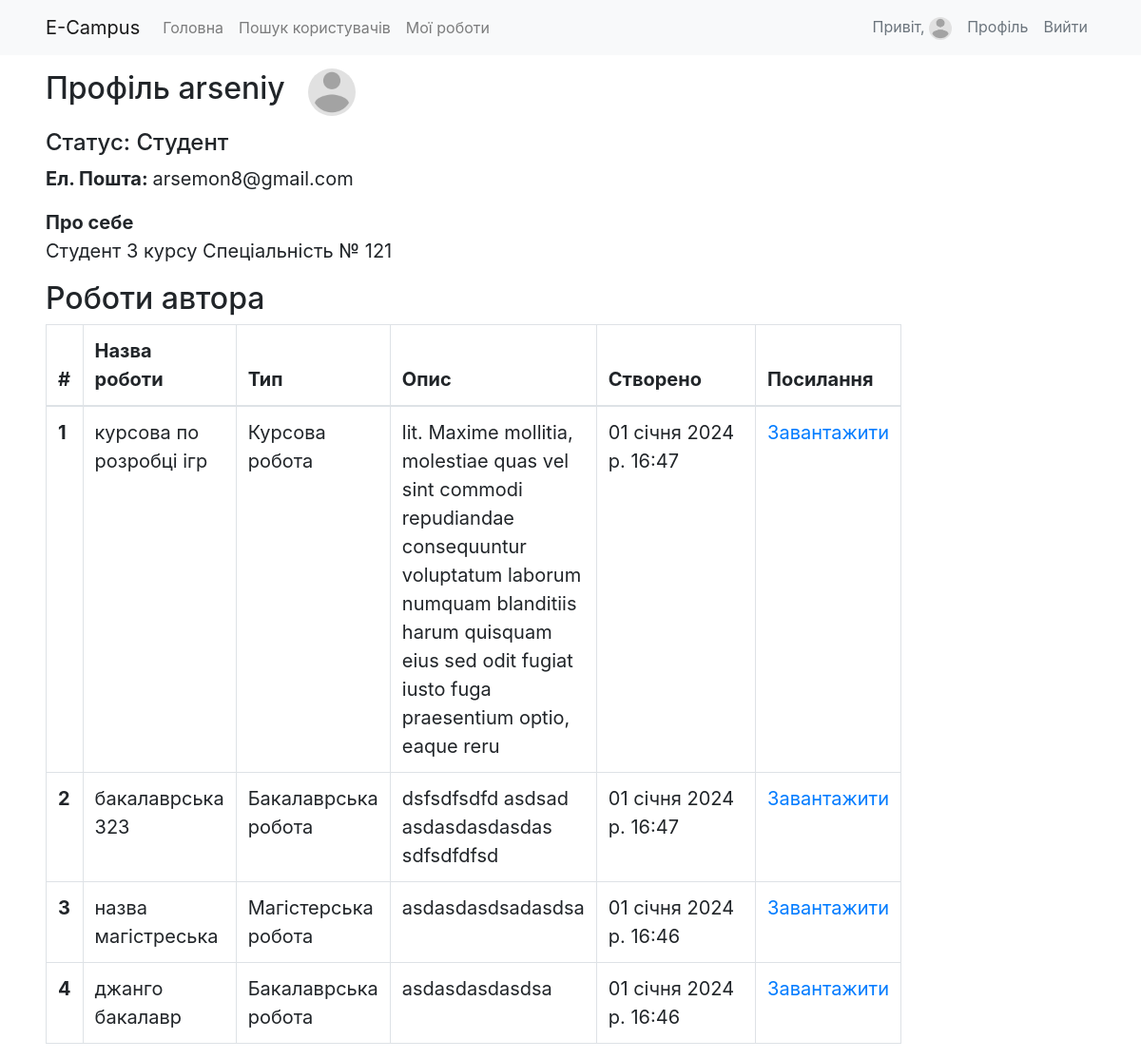
The page /sign/profile/6 (signed in) on the database its author committed.
### authentication/models.py (models this page shows, shortened)
class User(AbstractUser):
    username = models.CharField(
        max_length=40,
        help_text="Required. 40 characters or fewer. Letters, digits and @/./+/-/_ only.",
        error_messages={
            "unique": "A user with that username already exists.",
        },
    )
    email = models.EmailField(unique=True)
    CAMPUS_TYPE_CHOICES = (
        ('teacher', 'Викладач'),
        ('student', 'Студент'),
    )
    def file_size_validator(image: models.ImageField):
        """
        Function that checks whether file size not exceed the limit
        :param image: django.db.models.ImageField, user's image
        :return: None, ValidationError if image size exceeds the limit
        """
        file_size = image.file.size
        megabyte_limit = 2.5
        if file_size > megabyte_limit * 1024 * 1024:
            raise ValidationError(f"File size should be {megabyte_limit} Mb")
    photo = models.ImageField(upload_to='avatars', validators=[
        FileExtensionValidator(allowed_extensions=['jpg', 'jpeg', 'png']),
        file_size_validator])
    campus_type = models.CharField(max_length=8, choices=CAMPUS_TYPE_CHOICES, default='student')
    bio = models.TextField(blank=True, null=True)
    USERNAME_FIELD = 'email'
    objects = CustomUserManager()
    REQUIRED_FIELDS = []

### campus_app/models.py (models this page shows, shortened)
class Article(models.Model):
    ARTICLE_TYPE_CHOICES = (
        ('laba', "Лабораторна робота"),
        ('kursova', "Курсова робота"),
        ('bach_diplom', "Бакалаврська робота"),
        ('mag_diplom', "Магістерська робота"),
    )
    name = models.CharField(max_length=256, blank=True)
    user = models.ForeignKey(settings.AUTH_USER_MODEL, on_delete=models.CASCADE)
    def file_size_validator(file: models.FileField):
        """
        Function that checks whether file size not exceed the limit
        :param image: django.db.models.ImageField, user's image
        :return: None, ValidationError if image size exceeds the limit
        """
        file_size = file.file.size
        megabyte_limit = 10
        if file_size > megabyte_limit * 1024 * 1024:
            raise ValidationError(f"File size should be {megabyte_limit} Mb")
    file = models.FileField(upload_to="articles", validators=[FileExtensionValidator(
        allowed_extensions=['pdf', 'docx', 'doc']),
        file_size_validator])
    description = models.TextField(blank=True)
    type = models.CharField(max_length=64, choices=ARTICLE_TYPE_CHOICES, default='laba')
    created_at = models.DateTimeField(editable=False, auto_now_add=True)

### authentication/views.py (the view)
# urls.py: path('profile/<int:user_id>', views.profile_page, name="profile"),
def profile_page(request, user_id):
    user = User.objects.filter(id=user_id).first()
    user_articles = user.article_set.all()
    return render(request, 'authentication/profile.html', {'user': user, 'articles': user_articles})

### templates/authentication/profile.html (shortened to what this page needs)
{% extends 'base.html' %}
{% load static %}
{% block content %}
    {% include 'navbar.html' %}
    <div class="mx-5 w-75" style="font-size: 20px">
        <div class="d-flex align-items-center">
            <h2 class="py-3 mr-4">Профіль {{ user.username }}</h2>
            <img src="{{ user.photo.url }}" alt="Аватар" style="height: 50px; border-radius: 50%">
        </div>
        <h4 class="">Статус: {{ user.get_campus_type_display }}</h4>
        <div class="form-group">
            <strong>Ел. Пошта: </strong>
            {{ user.email }}
        </div>
        {% if user.bio %}
            <div class="form-group">
                <strong>Про себе</strong>
                <p>{{ user.bio }}</p>
            </div>
        {% endif %}
        <div class="mt-3">
            {% if articles %}
                <h2 class="mt-3">Роботи автора</h2>
                <table class="table table-responsive-md table-bordered">
                    <thead>
                    <tr>
                        <th scope="col">#</th>
                        <th scope="col">Назва роботи</th>
                        <th scope="col">Тип</th>
                        <th scope="col">Опис</th>
                        <th scope="col">Створено</th>
                        <th scope="col">Посилання</th>
                    </tr>
                    </thead>
                    <tbody id="data_sets_table">
                    {% if articles %}
                        {% for article in articles %}
                            <tr>
                                <th scope="row">{{ forloop.counter }}</th>
                                <td>{{ article.name }}</td>
                                <td>{{ article.get_type_display }}</td>
                                <td>{{ article.description }}</td>
                                <td style="width: 200px">{{ article.created_at }}</td>
                                <td><a target="_blank" href="{{ article.file.url }}">Завантажити</a></td>
                            </tr>
                        {% endfor %}
                    {% endif %}
                    </tbody>
                </table>
            {% else %}
                <h2 class="text-center py-4">Тут ще не має жодної роботи!</h2>
            {% endif %}
        </div>
    </div>
{% endblock %}

### templates/navbar.html (shortened to what this page needs)
<nav class="navbar navbar-expand-lg navbar-light bg-light px-5">
    <a class="navbar-brand" href="{% url 'main' %}">E-Campus</a>
    <div class="collapse navbar-collapse" id="navbarSupportedContent">
        <ul class="navbar-nav mr-auto">
            <li class="nav-item">
                <a class="nav-link" href="{% url 'main' %}">Головна</a>
            </li>
            <li class="nav-item">
                <a class="nav-link" href="{% url 'search_users' %}">Пошук користувачів</a>
            </li>
            {% if request.user.is_authenticated %}
            <li class="nav-item">
                <a class="nav-link" href="{% url 'articles_by_user' %}">Мої роботи</a>
            </li>
            {% endif %}
        </ul>
        {% if request.user.is_authenticated %}
            <ul class="navbar-nav my-2 my-lg-0">
                <li class="nav-item">
                <span class="nav-link text-muted" href="#">Привіт,
                <img  src="{{ request.user.photo.url }}" alt="Аватар" style="height: 24px; border-radius: 50%"></span>
                </li>
                  <li class="nav-item">
                    <a class="nav-link text-muted" href="{% url 'my_profile' %}">Профіль</a>
                </li>
                <li class="nav-item">
                    <a class="nav-link text-muted" href="{% url 'logout' %}">Вийти</a>
                </li>
            </ul>
        {% else %}
            <ul class="navbar-nav my-2 my-lg-0">
                <li class="nav-item">
                    <a class="nav-link text-muted" href="{% url 'login' %}">Авторизуватись</a>
                </li>
            </ul>
        {% endif %}
    </div>
</nav>

### rows shown on the page
User: user.photo (placeholder picture)
User: username "arseniy", photo (placeholder picture), campus_type "Студент", email "arsemon8@gmail.com", bio "Студент 3 курсу Спеціальність № 121"
Article: name "курсова по розробці ігр", type "Курсова робота", description "lit. Maxime mollitia, molestiae quas vel sint commodi repudiandae consequuntur voluptatum laborum numquam blanditiis harum quisquam eius sed odit fugiat iusto fuga praesentium optio, eaque reru", created_at "01 січня 2024 р. 16:47"
Article: name "бакалаврська 323", type "Бакалаврська робота", description "dsfsdfsdfd asdsad asdasdasdasdas sdfsdfdfsd", created_at "01 січня 2024 р. 16:47"
Article: name "назва магістреська", type "Магістерська робота", description "asdasdasdsadasdsa", created_at "01 січня 2024 р. 16:46"
Article: name "джанго бакалавр", type "Бакалаврська робота", description "asdasdasdasdsa", created_at "01 січня 2024 р. 16:46"
